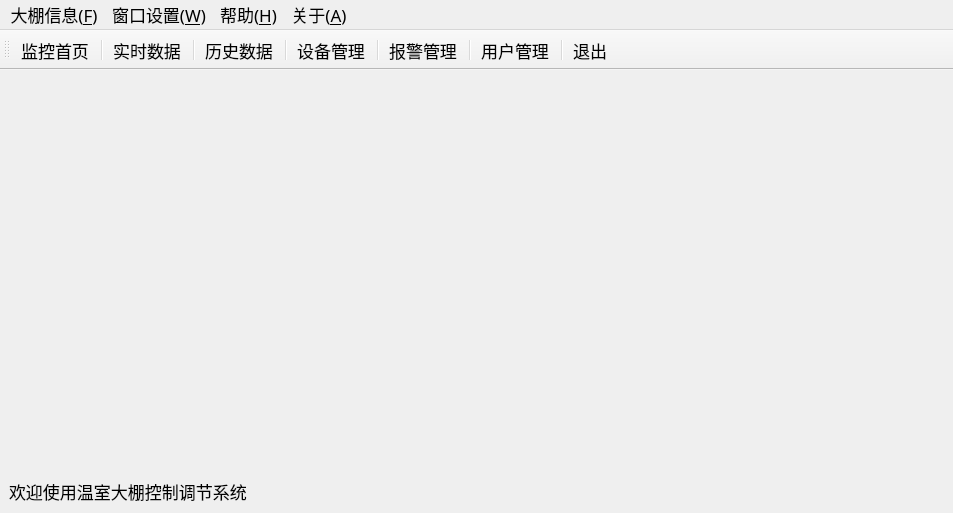
<?xml version="1.0" encoding="UTF-8"?>
<ui version="4.0">
 <class>MainWindow</class>
 <widget class="QMainWindow" name="MainWindow">
  <property name="geometry">
   <rect>
    <x>0</x>
    <y>0</y>
    <width>953</width>
    <height>513</height>
   </rect>
  </property>
  <property name="font">
   <font>
    <family>华文仿宋</family>
    <pointsize>13</pointsize>
   </font>
  </property>
  <property name="acceptDrops">
   <bool>false</bool>
  </property>
  <property name="windowTitle">
   <string>温室大棚自动控制调节系统</string>
  </property>
  <property name="windowIcon">
   <iconset resource="images.qrc">
    <normaloff>:/actions/images/background/Money Bag_48px.png</normaloff>:/actions/images/background/Money Bag_48px.png</iconset>
  </property>
  <property name="toolButtonStyle">
   <enum>Qt::ToolButtonTextBesideIcon</enum>
  </property>
  <widget class="QWidget" name="centralwidget">
   <layout class="QVBoxLayout" name="verticalLayout">
    <item>
     <layout class="QHBoxLayout" name="horizontalLayout">
      <item>
       <widget class="QStackedWidget" name="stackedWidget">
        <property name="sizePolicy">
         <sizepolicy hsizetype="Expanding" vsizetype="Expanding">
          <horstretch>0</horstretch>
          <verstretch>0</verstretch>
         </sizepolicy>
        </property>
        <property name="statusTip">
         <string/>
        </property>
        <property name="autoFillBackground">
         <bool>false</bool>
        </property>
        <property name="styleSheet">
         <string notr="true"/>
        </property>
        <property name="frameShape">
         <enum>QFrame::NoFrame</enum>
        </property>
        <property name="frameShadow">
         <enum>QFrame::Plain</enum>
        </property>
        <property name="currentIndex">
         <number>-1</number>
        </property>
       </widget>
      </item>
     </layout>
    </item>
    <item>
     <widget class="QLabel" name="TipLabel">
      <property name="sizePolicy">
       <sizepolicy hsizetype="Expanding" vsizetype="Preferred">
        <horstretch>0</horstretch>
        <verstretch>0</verstretch>
       </sizepolicy>
      </property>
      <property name="text">
       <string>欢迎使用温室大棚控制调节系统</string>
      </property>
     </widget>
    </item>
   </layout>
  </widget>
  <widget class="QMenuBar" name="menubar">
   <property name="geometry">
    <rect>
     <x>0</x>
     <y>0</y>
     <width>953</width>
     <height>23</height>
    </rect>
   </property>
   <property name="nativeMenuBar">
    <bool>false</bool>
   </property>
   <widget class="QMenu" name="menu_F">
    <property name="title">
     <string>大棚信息(&amp;F)</string>
    </property>
    <addaction name="actionUpdate"/>
    <addaction name="actionDapengIntroduce"/>
    <addaction name="actionCompanyIntroduce"/>
    <addaction name="actionDetectIntro"/>
   </widget>
   <widget class="QMenu" name="menu_W">
    <property name="title">
     <string>窗口设置(&amp;W)</string>
    </property>
    <addaction name="actionSkinSet"/>
    <addaction name="actionThemeColor"/>
   </widget>
   <widget class="QMenu" name="menu_H">
    <property name="title">
     <string>帮助(&amp;H)</string>
    </property>
    <addaction name="actionuse_help_U"/>
   </widget>
   <widget class="QMenu" name="menu_A">
    <property name="title">
     <string>关于(&amp;A)</string>
    </property>
    <addaction name="actionabout_A"/>
   </widget>
   <addaction name="menu_F"/>
   <addaction name="menu_W"/>
   <addaction name="menu_H"/>
   <addaction name="menu_A"/>
  </widget>
  <widget class="QToolBar" name="toolBar">
   <property name="enabled">
    <bool>true</bool>
   </property>
   <property name="windowTitle">
    <string>toolBar</string>
   </property>
   <property name="autoFillBackground">
    <bool>false</bool>
   </property>
   <property name="toolButtonStyle">
    <enum>Qt::ToolButtonTextBesideIcon</enum>
   </property>
   <property name="floatable">
    <bool>true</bool>
   </property>
   <attribute name="toolBarArea">
    <enum>TopToolBarArea</enum>
   </attribute>
   <attribute name="toolBarBreak">
    <bool>false</bool>
   </attribute>
   <addaction name="actionDetectFirstPage"/>
   <addaction name="separator"/>
   <addaction name="actionRealData"/>
   <addaction name="separator"/>
   <addaction name="actionHistoryDta"/>
   <addaction name="separator"/>
   <addaction name="actionDeviceManage"/>
   <addaction name="separator"/>
   <addaction name="actionWarnManage"/>
   <addaction name="separator"/>
   <addaction name="actionUserManage"/>
   <addaction name="separator"/>
   <addaction name="actionExit"/>
  </widget>
  <action name="actionUpdate">
   <property name="icon">
    <iconset resource="images.qrc">
     <normaloff>:/actions/images/background/Businessman_48px.png</normaloff>:/actions/images/background/Businessman_48px.png</iconset>
   </property>
   <property name="text">
    <string>大棚信息完善(&amp;P)</string>
   </property>
  </action>
  <action name="actionSkinSet">
   <property name="icon">
    <iconset resource="images.qrc">
     <normaloff>:/actions/images/background/Maintenance_48px.png</normaloff>:/actions/images/background/Maintenance_48px.png</iconset>
   </property>
   <property name="text">
    <string>截图(&amp;S)</string>
   </property>
  </action>
  <action name="actionuse_help_U">
   <property name="icon">
    <iconset resource="images.qrc">
     <normaloff>:/actions/images/background/Help_48px.png</normaloff>:/actions/images/background/Help_48px.png</iconset>
   </property>
   <property name="text">
    <string>使用帮助(&amp;H)</string>
   </property>
  </action>
  <action name="actionabout_A">
   <property name="icon">
    <iconset resource="images.qrc">
     <normaloff>:/actions/images/background/Microsoft Word_48px.png</normaloff>:/actions/images/background/Microsoft Word_48px.png</iconset>
   </property>
   <property name="text">
    <string>关于软件(&amp;A)</string>
   </property>
  </action>
  <action name="actionDetectFirstPage">
   <property name="icon">
    <iconset resource="images.qrc">
     <normaloff>:/actions/images/background/Shutdown_48px.png</normaloff>:/actions/images/background/Shutdown_48px.png</iconset>
   </property>
   <property name="text">
    <string>监控首页</string>
   </property>
  </action>
  <action name="actionRealData">
   <property name="icon">
    <iconset resource="images.qrc">
     <normaloff>:/actions/images/background/Wi-Fi_48px.png</normaloff>:/actions/images/background/Wi-Fi_48px.png</iconset>
   </property>
   <property name="text">
    <string>实时数据</string>
   </property>
  </action>
  <action name="actionHistoryDta">
   <property name="icon">
    <iconset resource="images.qrc">
     <normaloff>:/actions/images/background/Share_48px.png</normaloff>:/actions/images/background/Share_48px.png</iconset>
   </property>
   <property name="text">
    <string>历史数据</string>
   </property>
  </action>
  <action name="actionDeviceManage">
   <property name="icon">
    <iconset resource="images.qrc">
     <normaloff>:/actions/images/background/Edit_48px.png</normaloff>:/actions/images/background/Edit_48px.png</iconset>
   </property>
   <property name="text">
    <string>设备管理</string>
   </property>
  </action>
  <action name="actionWarnManage">
   <property name="icon">
    <iconset resource="images.qrc">
     <normaloff>:/actions/images/background/Error_48px.png</normaloff>:/actions/images/background/Error_48px.png</iconset>
   </property>
   <property name="text">
    <string>报警管理</string>
   </property>
  </action>
  <action name="actionUserManage">
   <property name="icon">
    <iconset resource="images.qrc">
     <normaloff>:/actions/images/background/Businessman_48px.png</normaloff>:/actions/images/background/Businessman_48px.png</iconset>
   </property>
   <property name="text">
    <string>用户管理</string>
   </property>
  </action>
  <action name="actionExit">
   <property name="icon">
    <iconset resource="images.qrc">
     <normaloff>:/images/exit.png</normaloff>:/images/exit.png</iconset>
   </property>
   <property name="text">
    <string>退出</string>
   </property>
  </action>
  <action name="actionDapengIntroduce">
   <property name="icon">
    <iconset resource="images.qrc">
     <normaloff>:/actions/images/background/Chat_48px.png</normaloff>:/actions/images/background/Chat_48px.png</iconset>
   </property>
   <property name="text">
    <string>大棚简介(&amp;I)</string>
   </property>
  </action>
  <action name="actionCompanyIntroduce">
   <property name="icon">
    <iconset resource="images.qrc">
     <normaloff>:/images/login/Double Right_48px.png</normaloff>:/images/login/Double Right_48px.png</iconset>
   </property>
   <property name="text">
    <string>公司简介(&amp;C)</string>
   </property>
  </action>
  <action name="actionThemeColor">
   <property name="icon">
    <iconset resource="images.qrc">
     <normaloff>:/images/background/aio.png</normaloff>:/images/background/aio.png</iconset>
   </property>
   <property name="text">
    <string>上传(&amp;T)</string>
   </property>
  </action>
  <action name="actionDetectIntro">
   <property name="icon">
    <iconset resource="images.qrc">
     <normaloff>:/actions/images/background/Message Filled_48px.png</normaloff>:/actions/images/background/Message Filled_48px.png</iconset>
   </property>
   <property name="text">
    <string>检测控制简介(&amp;D)</string>
   </property>
  </action>
 </widget>
 <resources>
  <include location="images.qrc"/>
 </resources>
 <connections>
  <connection>
   <sender>actionExit</sender>
   <signal>triggered()</signal>
   <receiver>MainWindow</receiver>
   <slot>close()</slot>
   <hints>
    <hint type="sourcelabel">
     <x>-1</x>
     <y>-1</y>
    </hint>
    <hint type="destinationlabel">
     <x>434</x>
     <y>273</y>
    </hint>
   </hints>
  </connection>
 </connections>
</ui>
